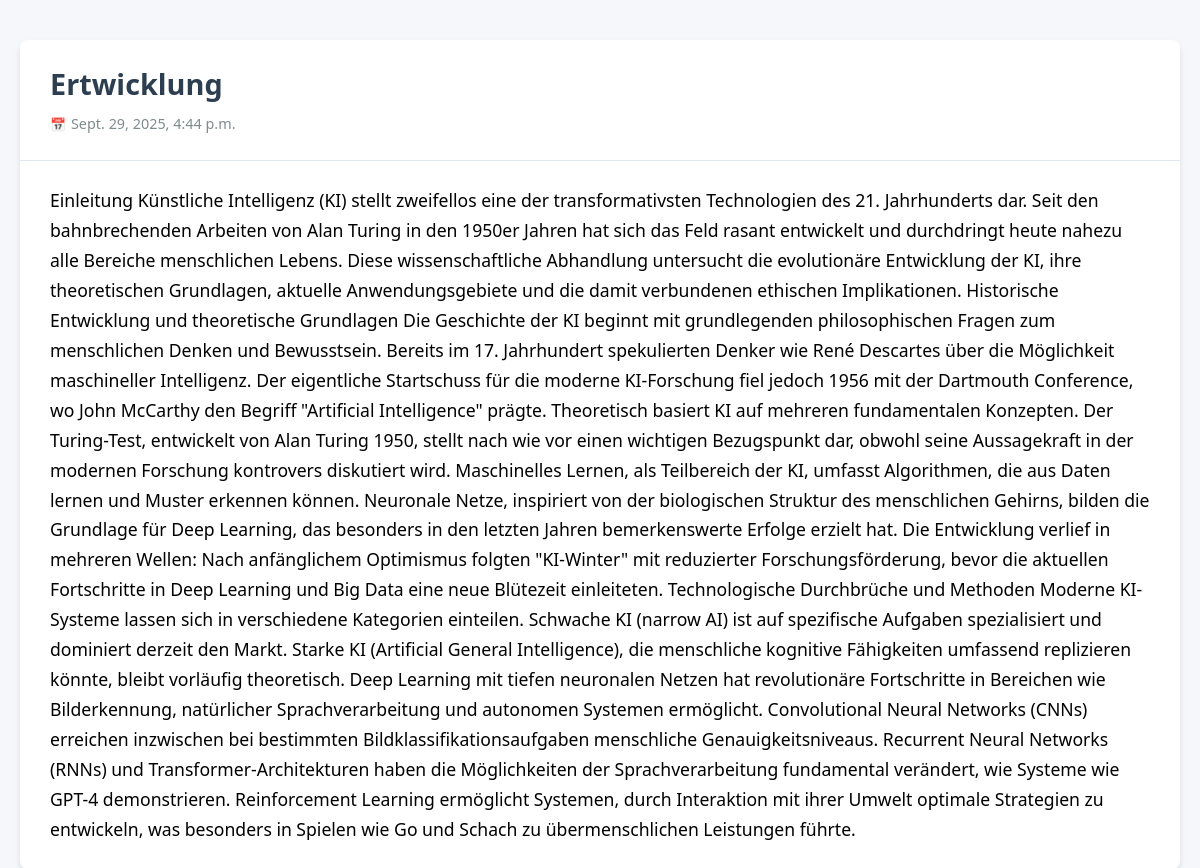
/post/1, run on the app's committed database.
### posts/models.py (models this page shows)
class Post(models.Model):
    title = models.CharField(max_length=100)
    body = models.CharField(max_length=10000000)
    created_at = models.DateTimeField(default=datetime.now, blank=True)

### posts/views.py (the view)
# urls.py: path('post/<str:pk>', views.post, name='post'),
def post(request, pk):
    posts = Post.objects.get(id=pk)
    return render(request, 'posts.html', {'posts': posts})

### templates/posts.html (shortened to what this page needs)
<!DOCTYPE html>
<html lang="en">
<head>
</head>
<body>
    <div class="container">
        <div class="blog-container">
            <div class="post">
                <div class="post-header">
                    <h2 class="post-title">{{ posts.title }}</h2>
                    <div class="post-meta">
                        <span class="post-date">{{ posts.created_at }}</span>
                    </div>
                </div>
                <div class="post-body">
                    <p style ="text-decoration: none; color: black" href="#">
                        {{ posts.body }}
                    </p>
                </div>
            </div>
        </div>
    </div>
</body>
</html>

### templates/posts.html (style rules this page uses)
:root { --primary-color: #2c3e50; --secondary-color: #3498db; --accent-color: #e74c3c; --text-color: #333; --light-gray: #f5f7fa; --medium-gray: #e0e6ed; --dark-gray: #7f8c8d; --white: #ffffff; --shadow: 0 4px 6px rgba(0, 0, 0, 0.1); --border-radius: 8px; --transition: all 0.3s ease; }
* { margin: 0; padding: 0; box-sizing: border-box; }
body { font-family: 'Segoe UI', Tahoma, Geneva, Verdana, sans-serif; line-height: 1.6; color: var(--text-color); background-color: var(--light-gray); padding: 0; margin: 0; }
.container { max-width: 1200px; margin: 0 auto; padding: 0 20px; }
.blog-container { display: flex; flex-direction: column; gap: 30px; padding: 40px 0; }
.post { background-color: var(--white); border-radius: var(--border-radius); box-shadow: var(--shadow); overflow: hidden; transition: var(--transition); }
.post-header { padding: 25px 30px 10px; border-bottom: 1px solid var(--medium-gray); }
.post-title { color: var(--primary-color); font-size: 1.8rem; margin-bottom: 10px; font-weight: 700; line-height: 1.3; }
.post-meta { display: flex; align-items: center; color: var(--dark-gray); font-size: 0.9rem; margin-bottom: 15px; }
.post-date { display: flex; align-items: center; gap: 5px; }
.post-date::before { content: "📅"; font-size: 0.8rem; }
.post-body { padding: 25px 30px; font-size: 1.1rem; line-height: 1.7; }
.post-body p { margin-bottom: 15px; }
.post-body p:last-child { margin-bottom: 0; }

### data on the page
Post: title "Ertwicklung", created_at "Sept. 29, 2025, 4:44 p.m.", body "Einleitung Künstliche Intelligenz (KI) stellt zweifellos eine der transformativsten Technologien des 21. Jahrhunderts dar. Seit den bahnbrechenden Arbeiten von Alan Turing in den 1950er Jahren hat sich das Feld rasant entwickelt und durchdringt heute nahezu alle Bereiche menschlichen Lebens. Diese wissenschaftliche Abhandlung untersucht die evolutionäre Entwicklung der KI, ihre theoretischen Grundlagen, aktuelle Anwendungsgebiete und die damit verbundenen ethischen Implikationen. Historische Entwicklung und theoretische Grundlagen Die Geschichte der KI beginnt mit grundlegenden philosophischen Fragen zum menschlichen Denken und Bewusstsein. Bereits im 17. Jahrhundert spekulierten Denker wie…"
